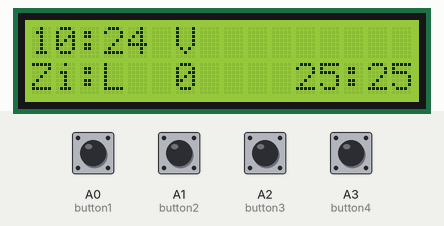
This sketch was run on a simulated Arduino Uno, built with avr-gcc and run on an emulated ATmega328P. On the bench: 16×2 character LCD. Inputs (shaded band) come from the test bench; at power-on: A0 (button1), A1 (button2), A2 (button3), A3 (button4) HIGH. The local clock reads 2024-03-15 10:24:30 at power-on unless the sketch sets it; storage starts empty; EEPROM starts erased; what the sketch prints to the serial monitor is not drawn.

Above: at 1.2 s.
1.3 s: A0 (button1) pulled LOW for 0.15 s
At 2.7 s:
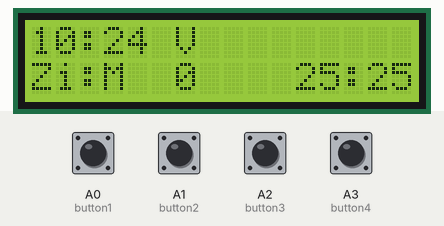
4.4 s: A0 (button1) pulled LOW for 1 s
At 6.3 s:
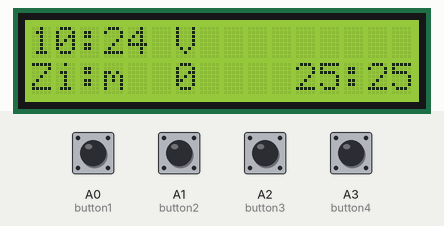
6.9 s: A0 (button1) pulled LOW for 0.15 s
At 8.2 s:
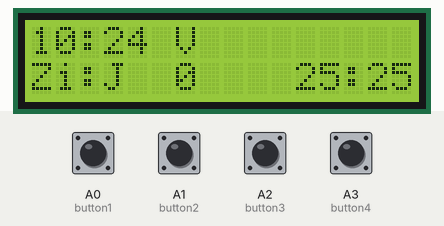
10.0 s: A0 (button1) pulled LOW for 0.15 s
At 10.5 s:
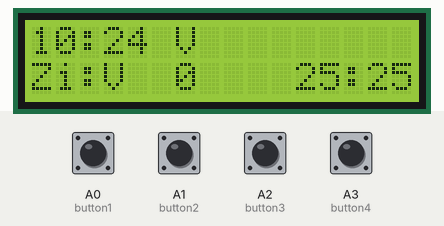
13.1 s: A0 (button1) pulled LOW for 1 s
At 15.3 s:
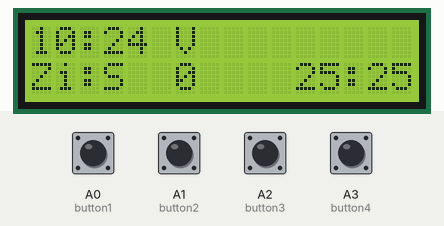
15.6 s: A0 (button1) pulled LOW for 0.15 s
At 17.2 s:
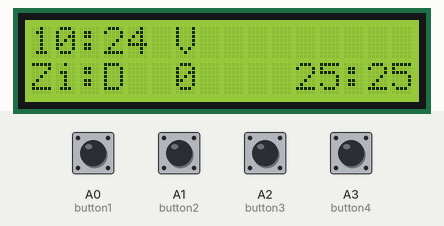
Timing chart, 0 to 18.7 s (numbered marks = the images above; inputs shaded):
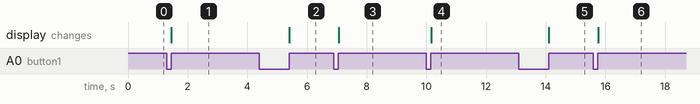

Measured:
- after the input at 1.3 s, the display: changes after 0.16 s (image 1)
- after the input at 4.4 s, the display: changes after 1.0 s (image 2)
- after the input at 6.9 s, the display: changes after 0.16 s (image 3)
- after the input at 10.0 s, the display: changes after 0.16 s (image 4)
- after the input at 13.1 s, the display: changes after 1.0 s (image 5)
- after the input at 15.6 s, the display: changes after 0.16 s (image 6)

The sketch:

alarma.ino
```cpp
#include "SD.h"
#define SD_ChipSelectPin 10
#include "TMRpcm.h"
#include "SPI.h"
#include <LiquidCrystal.h>
#include "RTClib.h"
#include <EEPROM.h>

TMRpcm tmrpcm;
LiquidCrystal lcd = LiquidCrystal(2, 3, 4, 5, 6, 7);
RTC_DS1307 rtc;
char daysOfTheWeek[7][12] = {"D", "L", "M", "m", "J", "V", "S"};


int button1=A0, button2=A1, button3=A2, button4=A3;
int alarmDay[7]={0,0,0,0,0,0,0};
int dayHour[7]={0,0,0,0,0,0,0};
int dayMinute[7]={0,0,0,0,0,0,0};
int currentDay=0;

void setup() {
lcd.begin(16, 2);
tmrpcm.speakerPin=9;
Serial.begin(9600);
if(!SD.begin(SD_ChipSelectPin))
{
  Serial.println("SD fail");
  return;
}

if(!rtc.begin()) Serial.println("RTC ERROR");
  if (! rtc.isrunning()) {
    Serial.println("RTC is NOT running, let's set the time!");
    // When time needs to be set on a new device, or after a power loss, the
    // following line sets the RTC to the date & time this sketch was compiled
    rtc.adjust(DateTime(F(__DATE__), F(__TIME__)));
    // This line sets the RTC with an explicit date & time, for example to set
    // January 21, 2014 at 3am you would call:
    // rtc.adjust(DateTime(2014, 1, 21, 3, 0, 0));
  }

  pinMode(A0, INPUT_PULLUP);
  pinMode(A1, INPUT_PULLUP);
  pinMode(A2, INPUT_PULLUP);
  pinMode(A3, INPUT_PULLUP);
  loadAlarms();
}


DateTime now;
int ringtoneNumber=0, ringtones=2;


void loop() {
currentTime();
buttonActions();
alarmDays();
alarmTime();
//saveAlarms();
checkAlarm();


}

void currentTime()
{

    now = rtc.now();

lcd.setCursor(0,0);
lcd.print(now.hour());
lcd.print(":");
lcd.print(now.minute());
lcd.print(" ");
lcd.setCursor(6,0);
lcd.print(daysOfTheWeek[now.dayOfTheWeek()]);

}

void alarmDays()
{
 if(alarmDay[0]==1)    //                       LUNII E ALARMA
{lcd.setCursor(9,0);
lcd.print("L");}
else
{lcd.setCursor(9,0);
lcd.print(" ");}

 if(alarmDay[1]==1)  //                          MARTI E ALARMA
{lcd.setCursor(10,0);
lcd.print("M");}
else
{lcd.setCursor(10,0);
lcd.print(" ");}

 if(alarmDay[2]==1)  //                          MIERCURI E ALARMA
{lcd.setCursor(11,0);
lcd.print("m");}
else
{lcd.setCursor(11,0);
lcd.print(" ");}

 if(alarmDay[3]==1)  //                          JOI E ALARMA
{lcd.setCursor(12,0);
lcd.print("J");}
else
{lcd.setCursor(12,0);
lcd.print(" ");}

 if(alarmDay[4]==1)  //                          VINERI E ALARMA
{lcd.setCursor(13,0);
lcd.print("V");}
else
{lcd.setCursor(13,0);
lcd.print(" ");}

 if(alarmDay[5]==1)  //                          SAMBATA E ALARMA
{lcd.setCursor(14,0);
lcd.print("S");}
else
{lcd.setCursor(14,0);
lcd.print(" ");}

 if(alarmDay[6]==1)  //                          DUMINICA E ALARMA
{lcd.setCursor(15,0);
lcd.print("D");}
else
{lcd.setCursor(15,0);
lcd.print(" ");}

  lcd.setCursor(0,1);
  lcd.print("Zi:");
  lcd.print(daysOfTheWeek[(currentDay+1)%7]);
  if(alarmDay[currentDay]==1)
  {lcd.setCursor(4,1); lcd.print("*");}
  else
  {lcd.setCursor(4,1); lcd.print(" ");}

  lcd.setCursor(6,1); lcd.print(ringtoneNumber);


}

String ringtone = "0.wav";

void buttonActions()
{


  if (tmrpcm.isPlaying())
  {
    if (digitalRead(button1)==0 || digitalRead(button2)==0 || digitalRead(button3)==0 || digitalRead(button4)==0)
    {
      tmrpcm.disable();
      while(digitalRead(button1)==0 || digitalRead(button2)==0 || digitalRead(button3)==0 || digitalRead(button4)==0);
    }

  }
int backup;

  if (digitalRead(button1)==0)        // BUTONUL CARE SCHIMBA ZIUA
    {
      currentDay=(currentDay+1)%7;
      saveAlarms();
      Serial.println("Btn1 pressed.");
      while(digitalRead(button1)==0);
    }
  if (digitalRead(button2)==0)        // BUTONUL CARE SETEAZA/ANULEAZA ALARMA
    {alarmDay[currentDay]=!alarmDay[currentDay];
    saveAlarms();
    Serial.println("Btn2 pressed.");
      while(digitalRead(button2)==0);
    }
  if (digitalRead(button4)==0)        // butonul care SETEAZA ORA
    {backup=dayHour[currentDay];
      dayHour[currentDay]=(dayHour[currentDay]+1)%24;
      Serial.println("Btn4 pressed.");
      while(digitalRead(button4)==0)
      if (digitalRead(button3)==0)
        {ringtoneNumber=(ringtoneNumber+1)%ringtones; changeRingtone();dayHour[currentDay]=backup;
        while(digitalRead(button3)==0);
        }

    }
  if (digitalRead(button3)==0)        // BUTONUL CARE SETEAZA MINUTELE
    {
      dayMinute[currentDay]=(dayMinute[currentDay]+2)%60;
      Serial.println("Btn3 pressed.");
      while(digitalRead(button3)==0);
    }


}

void changeRingtone()
{
  ringtone=String(String(ringtoneNumber)+".wav");

}

void alarmTime()
{
  lcd.setCursor(11,1);
  lcd.print("     ");

  lcd.setCursor(11,1);
  lcd.print(dayHour[currentDay]);
  lcd.setCursor(13,1);
  lcd.print(":");
  lcd.setCursor(14,1);
  lcd.print(dayMinute[currentDay]);

}


int adjustedDay;

void checkAlarm()
{
  adjustedDay=(now.dayOfTheWeek()+6)%7;
if (alarmDay[adjustedDay] && now.hour()==dayHour[adjustedDay] && now.minute()==dayMinute[adjustedDay] && now.second()==0)
{
  delay(1000);
  alarmAction();
}

}


char ringtoneChar[6];
void alarmAction()
{
tmrpcm.setVolume(5);
ringtone.toCharArray(ringtoneChar,6);
Serial.print(ringtone);Serial.print(" ");Serial.println(ringtoneChar);

tmrpcm.play(ringtoneChar);
tmrpcm.loop(1);
}


int startAddress=22;
int address,i;
void saveAlarms()
{
 address=startAddress;
for (i=0; i<7;i++)
{
  EEPROM.write(address,alarmDay[i]);
  address++;
}
for (i=0; i<7;i++)
{
  EEPROM.write(address,dayHour[i]);
  address++;
}

for (i=0; i<7;i++)
{
  EEPROM.write(address,dayMinute[i]);
  address++;
}


}

void loadAlarms()
{
 address=startAddress;
for (i=0; i<7;i++)
{
  alarmDay[i]=EEPROM.read(address);
  address++;
}
for (i=0; i<7;i++)
{
  dayHour[i]=EEPROM.read(address);
  address++;
}

for (i=0; i<7;i++)
{
  dayMinute[i]=EEPROM.read(address);
  address++;
}

}
```
